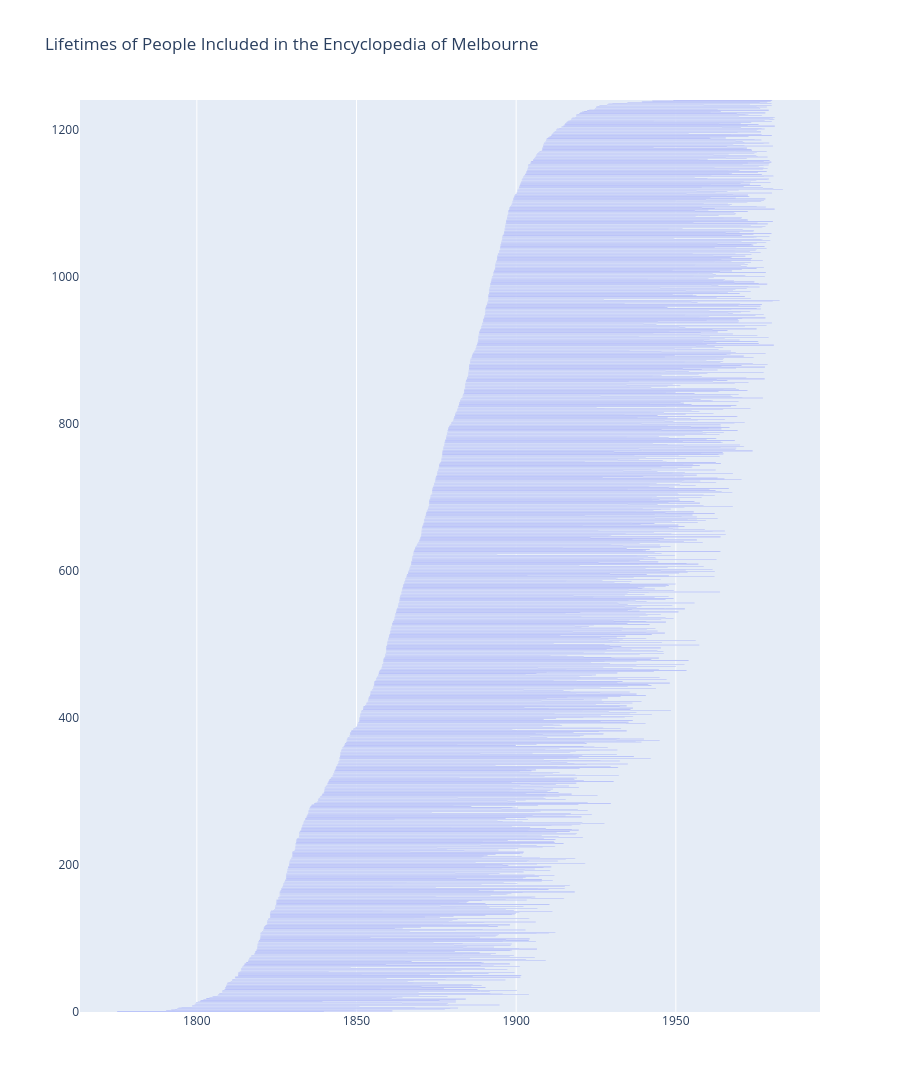

Notebook cell for this chart:
### Code cell
fig = px.timeline(
    df,
    x_start="birth_date",
    x_end="death_date",
    hover_data={
        "name": True,
        "birth_date": True,
        "death_date": True,
    },
    title="Lifetimes of People Included in the Encyclopedia of Melbourne",
    height=1800,
)

fig.show()

### Figure 1 — Plotly figure (JSON) as saved in the notebook; plotly's stock layout.template omitted (floating-point values rounded to 4 significant figures; data arrays with more than 128 entries replaced by an {"elided": "..."} marker saying what was removed)
{"data": [{"base": {"elided": "1241 str values"}, "customdata": {"elided": "1241x1 str values"}, "hovertemplate": "birth_date=%{base}<br>death_date=%{x}<br>name=%{customdata[0]}<extra></extra>", "legendgroup": "", "marker": {"color": "#636efa", "pattern": {"shape": ""}}, "name": "", "orientation": "h", "showlegend": false, "textposition": "auto", "type": "bar", "x": {"elided": "1241 int values"}, "xaxis": "x", "yaxis": "y"}], "layout": {"barmode": "overlay", "height": 1800, "legend": {"tracegroupgap": 0}, "title": {"text": "Lifetimes of People Included in the Encyclopedia of Melbourne"}, "xaxis": {"anchor": "y", "domain": [0, 1], "type": "date"}, "yaxis": {"anchor": "x", "domain": [0, 1]}}}
